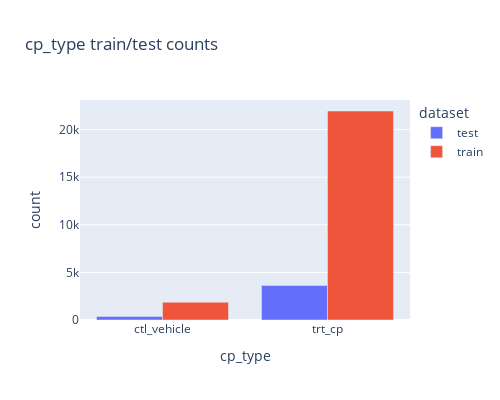

Notebook cell for this chart:
### Code cell
cp_width = 500
cp_height = 400
scatter_size = 600
WIDTH=800


ds = df.groupby(['cp_type', 'dataset'])['sig_id'].count().reset_index()

ds.columns = [
    'cp_type', 
    'dataset', 
    'count'
]

fig = px.bar(
    ds, 
    x='cp_type', 
    y="count", 
    color='dataset',
    barmode='group',
    orientation='v', 
    title='cp_type train/test counts', 
    width=cp_width,
    height=cp_height
)

fig.show()

### Figure 1 — Plotly figure (JSON) as saved in the notebook; plotly's stock layout.template omitted (floating-point values rounded to 4 significant figures)
{"data": [{"alignmentgroup": "True", "hovertemplate": "dataset=test<br>cp_type=%{x}<br>count=%{y}<extra></extra>", "legendgroup": "test", "marker": {"color": "#636efa", "pattern": {"shape": ""}}, "name": "test", "offsetgroup": "test", "orientation": "v", "showlegend": true, "textposition": "auto", "type": "bar", "x": ["ctl_vehicle", "trt_cp"], "xaxis": "x", "y": [358, 3624], "yaxis": "y"}, {"alignmentgroup": "True", "hovertemplate": "dataset=train<br>cp_type=%{x}<br>count=%{y}<extra></extra>", "legendgroup": "train", "marker": {"color": "#EF553B", "pattern": {"shape": ""}}, "name": "train", "offsetgroup": "train", "orientation": "v", "showlegend": true, "textposition": "auto", "type": "bar", "x": ["ctl_vehicle", "trt_cp"], "xaxis": "x", "y": [1866, 21948], "yaxis": "y"}], "layout": {"barmode": "group", "height": 400, "legend": {"title": {"text": "dataset"}, "tracegroupgap": 0}, "title": {"text": "cp_type train/test counts"}, "width": 500, "xaxis": {"anchor": "y", "domain": [0, 1], "title": {"text": "cp_type"}}, "yaxis": {"anchor": "x", "domain": [0, 1], "title": {"text": "count"}}}}
